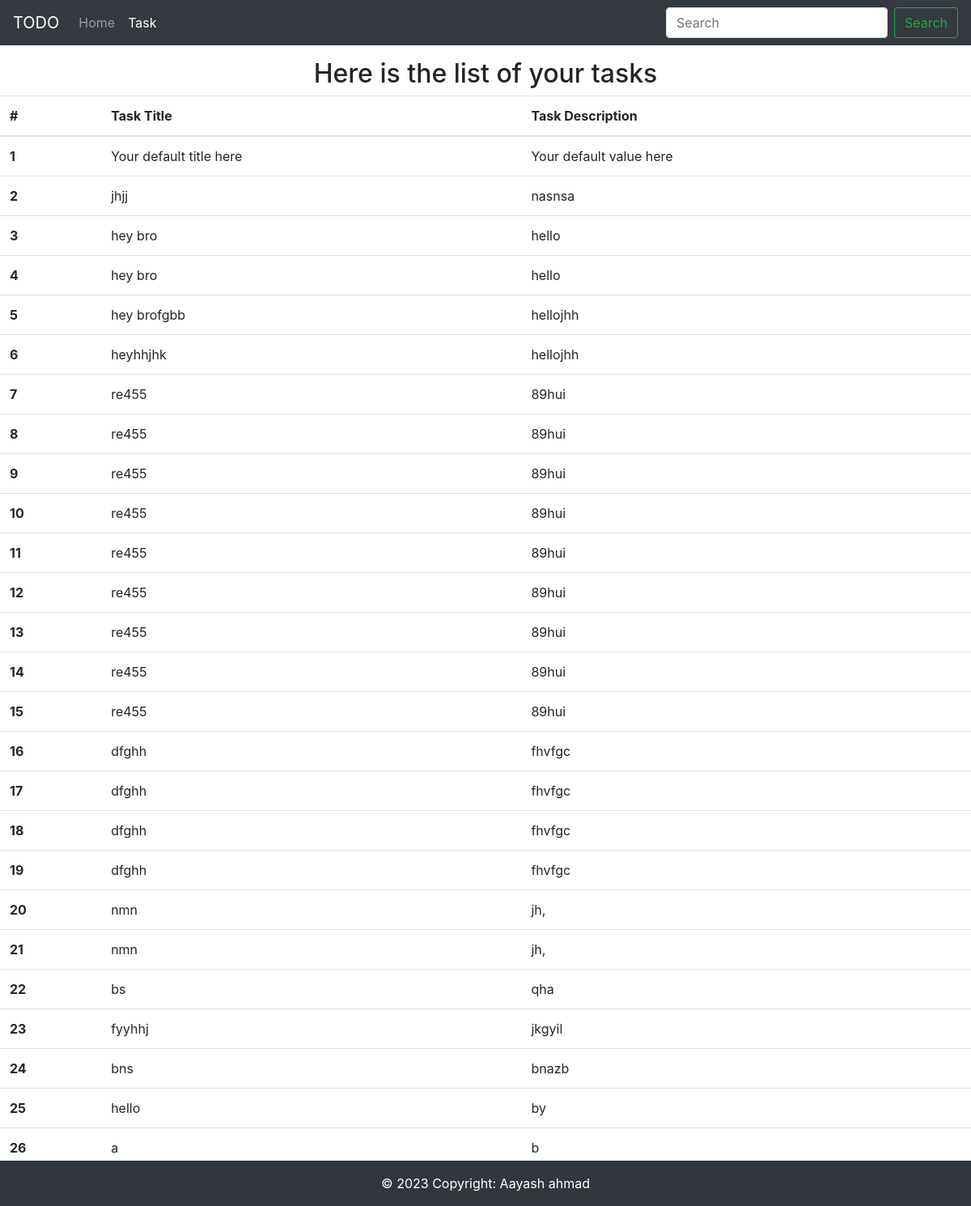
Page /task/ on the committed database.
### home/models.py (models this page shows)
class Task(models.Model):
    taskTitle = models.CharField(max_length=50, default='Your default title here')  # Set your default title here
    taskDesc = models.TextField(default='Your default value here')
    time = models.DateTimeField(auto_now=True)
    def __str__(self):
        return self.taskTitle

### home/views.py (the view)
# urls.py: path('task/', views.task, name='task')
def task(request):
    allTasks = Task.objects.all()
    print(allTasks)
    context = {'task': allTasks}
    return render(request, 'task.html', context)

### templates/task.html (shortened to what this page needs)
<!doctype html>
<html lang="en">
  <head>
    <link rel="stylesheet" href="https://cdn.jsdelivr.net/npm/bootstrap@4.0.0/dist/css/bootstrap.min.css">
  </head>
  <body>
    <nav class="navbar navbar-expand-lg navbar-dark bg-dark">
        <div class="collapse navbar-collapse" id="navbarTogglerDemo01">
          <a class="navbar-brand" href="/">TODO</a>
          <ul class="navbar-nav mr-auto mt-2 mt-lg-0">
            <li class="nav-item ">
              <a class="nav-link" href="/">Home <span class="sr-only">(current)</span></a>
            </li>
            <li class="nav-item active">
              <a class="nav-link" href="/task">Task</a>
            </li>
          </ul>
          <form class="form-inline my-2 my-lg-0">
            <input class="form-control mr-sm-2" type="search" placeholder="Search" aria-label="Search">
            <button class="btn btn-outline-success my-2 my-sm-0" type="submit">Search</button>
          </form>
        </div>
      </nav>
      <div class="container-todoList mb-5  my-3">
        <h2 class="text-center">Here is the list of your tasks</h2>
        <table class="table">
            <thead>
              <tr>
                <th scope="col">#</th>
                <th scope="col">Task Title</th>
                <th scope="col">Task Description</th>
              </tr>
            </thead>
            <tbody>
              {% for task in task %}
                  <tr>
                      <th scope="row">{{ forloop.counter }}</th>
                      <td>{{ task.taskTitle }}</td>
                      <td>{{ task.taskDesc }}</td>
                  </tr>
              {% endfor %}
          </tbody>
      </div>
      <div class="footer-container fixed-bottom">
        <footer class="bg-dark text-center text-lg-start">
          <div
            class="text-center p-3 text-white"
            style="background-color: rgba(0, 0, 0, 0.05)"
          >
            © 2023 Copyright:
            Aayash ahmad
          </div>
        </footer>
  </body>
</html>

### rows in the picture
Task: taskTitle "Your default title here", taskDesc "Your default value here"
Task: taskTitle "jhjj", taskDesc "nasnsa"
Task: taskTitle "hey bro", taskDesc "hello"
Task: taskTitle "hey bro", taskDesc "hello"
Task: taskTitle "hey brofgbb", taskDesc "hellojhh"
Task: taskTitle "heyhhjhk", taskDesc "hellojhh"
Task: taskTitle "re455", taskDesc "89hui"
Task: taskTitle "re455", taskDesc "89hui"
Task: taskTitle "re455", taskDesc "89hui"
Task: taskTitle "re455", taskDesc "89hui"
Task: taskTitle "re455", taskDesc "89hui"
Task: taskTitle "re455", taskDesc "89hui"
Task: taskTitle "re455", taskDesc "89hui"
Task: taskTitle "re455", taskDesc "89hui"
Task: taskTitle "re455", taskDesc "89hui"
Task: taskTitle "dfghh", taskDesc "fhvfgc"
Task: taskTitle "dfghh", taskDesc "fhvfgc"
Task: taskTitle "dfghh", taskDesc "fhvfgc"
Task: taskTitle "dfghh", taskDesc "fhvfgc"
Task: taskTitle "nmn", taskDesc "jh,"
Task: taskTitle "nmn", taskDesc "jh,"
Task: taskTitle "bs", taskDesc "qha"
Task: taskTitle "fyyhhj", taskDesc "jkgyil"
Task: taskTitle "bns", taskDesc "bnazb"
Task: taskTitle "hello", taskDesc "by"
Task: taskTitle "a", taskDesc "b"
